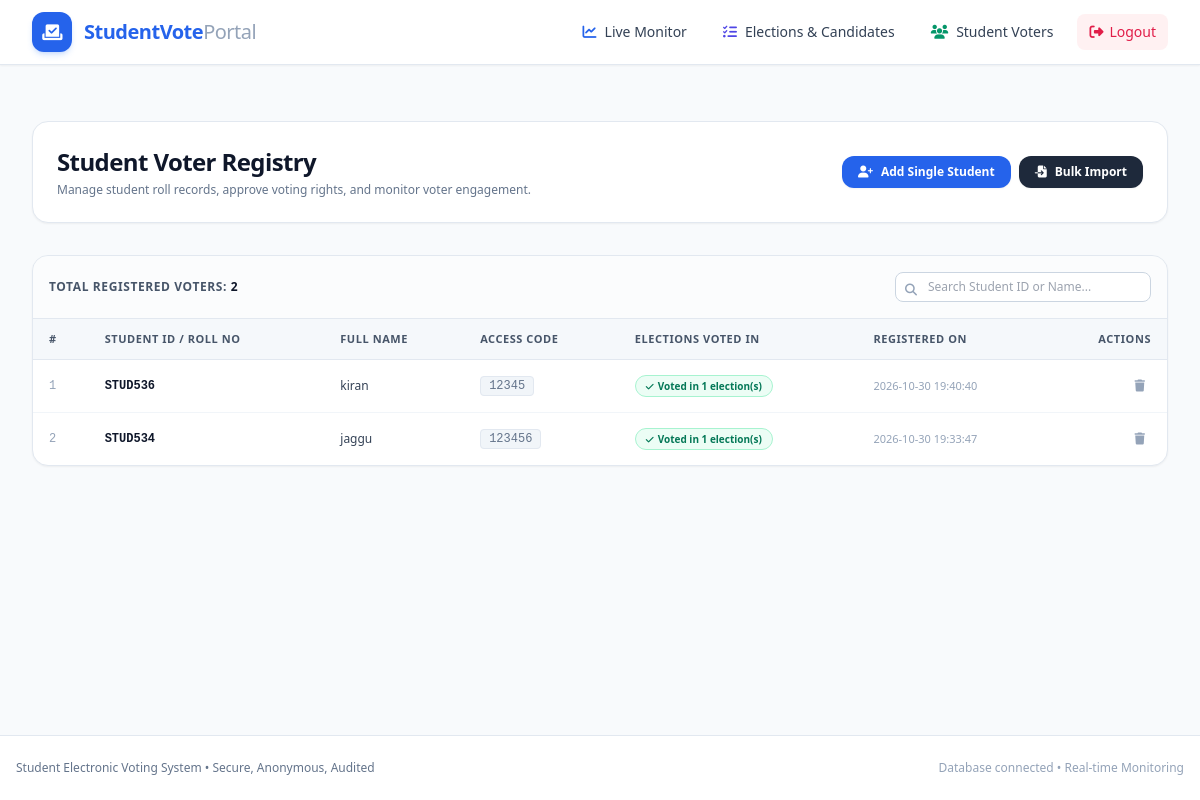
/admin/students (signed in), run on the app's committed database.
### tables this page shows
CREATE TABLE students (
            id INTEGER PRIMARY KEY AUTOINCREMENT,
            student_id TEXT UNIQUE NOT NULL,
            full_name TEXT NOT NULL,
            access_code TEXT,
            status TEXT CHECK(status IN ('approved', 'pending', 'blocked')) DEFAULT 'approved',
            registered_at TIMESTAMP DEFAULT CURRENT_TIMESTAMP
        );

### app.py (the view)
@app.route('/admin/students')
@admin_required
def admin_students():
    conn = get_db()
    students = conn.execute("SELECT * FROM students ORDER BY registered_at DESC").fetchall()
    students_list = []
    for s in students:
        s_dict = dict(s)
        voted_count = conn.execute(
            "SELECT COUNT(*) as count FROM election_voters WHERE student_id = ?",
            (s['student_id'],)
        ).fetchone()['count']
        s_dict['voted_count'] = voted_count
        students_list.append(s_dict)
    conn.close()
    return render_template('admin_students.html', students=students_list)

### app.py (called while the page is built)
def admin_required(f):
    @wraps(f)
    def decorated_function(*args, **kwargs):
        if not session.get('admin_logged_in'):
            flash('Please log in to access the administrator panel.', 'warning')
            return redirect(url_for('admin_login'))
        return f(*args, **kwargs)
    return decorated_function

### database.py (called while the page is built)
def get_db():
    conn = sqlite3.connect(DB_PATH)
    conn.row_factory = sqlite3.Row
    conn.execute("PRAGMA foreign_keys = ON")
    return conn

### templates/admin_students.html (shortened to what this page needs)
{% extends "base.html" %}
{% block content %}
<div class="space-y-8 py-4">
    <div class="flex flex-col sm:flex-row sm:items-center justify-between gap-4 bg-white p-6 rounded-2xl border border-slate-200 shadow-sm">
        <div>
            <h1 class="text-2xl font-extrabold text-slate-900 tracking-tight">Student Voter Registry</h1>
            <p class="text-xs text-slate-500 mt-1">Manage student roll records, approve voting rights, and monitor voter engagement.</p>
        </div>
        <div class="flex items-center gap-2">
            <button onclick="document.getElementById('addStudentModal').classList.remove('hidden')" class="px-4 py-2 bg-brand-600 hover:bg-brand-700 text-white rounded-xl text-xs font-semibold flex items-center gap-2 shadow-sm transition">
                <i class="fa-solid fa-user-plus"></i> Add Single Student
            </button>
            <button onclick="document.getElementById('bulkStudentModal').classList.remove('hidden')" class="px-4 py-2 bg-slate-800 hover:bg-slate-900 text-white rounded-xl text-xs font-semibold flex items-center gap-2 shadow-sm transition">
                <i class="fa-solid fa-file-import"></i> Bulk Import
            </button>
        </div>
    </div>
    <div class="bg-white rounded-2xl border border-slate-200 shadow-sm overflow-hidden">
        <div class="p-4 border-b border-slate-200 bg-slate-50/50 flex flex-col sm:flex-row justify-between sm:items-center gap-3">
            <div class="text-xs font-bold text-slate-600 uppercase tracking-wider">
                Total Registered Voters: <span class="font-extrabold text-slate-900">{{ students|length }}</span>
            </div>
            <div class="relative">
                <input type="text" id="voterSearchInput" onkeyup="filterVoterTable()" placeholder="Search Student ID or Name..."
                    class="px-3 py-1.5 pl-8 rounded-lg border border-slate-300 text-xs focus:ring-1 focus:ring-brand-500 focus:outline-none w-64">
                <i class="fa-solid fa-magnifying-glass absolute left-2.5 top-2.5 text-slate-400 text-xs"></i>
            </div>
        </div>
        {% if not students %}
            <div class="p-12 text-center">
                <div class="w-16 h-16 bg-slate-100 text-slate-400 rounded-2xl flex items-center justify-center mx-auto mb-3">
                    <i class="fa-solid fa-users-slash text-2xl"></i>
                </div>
                <h3 class="text-base font-bold text-slate-800">No Students in Database</h3>
                <p class="text-xs text-slate-500 mt-1 max-w-sm mx-auto">Add students manually using the buttons above or allow students to register via the home portal.</p>
            </div>
        {% else %}
            <div class="overflow-x-auto">
                <table class="w-full text-left border-collapse text-xs" id="votersTable">
                    <thead>
                        <tr class="bg-slate-100/70 border-b border-slate-200 text-slate-600 uppercase font-semibold text-[11px] tracking-wider">
                            <th class="py-3 px-4">#</th>
                            <th class="py-3 px-4">Student ID / Roll No</th>
                            <th class="py-3 px-4">Full Name</th>
                            <th class="py-3 px-4">Access Code</th>
                            <th class="py-3 px-4">Elections Voted In</th>
                            <th class="py-3 px-4">Registered On</th>
                            <th class="py-3 px-4 text-right">Actions</th>
                        </tr>
                    </thead>
                    <tbody class="divide-y divide-slate-100 text-slate-700">
                        {% for s in students %}
                            <tr class="hover:bg-slate-50 transition">
                                <td class="py-3 px-4 text-slate-400 font-mono">{{ loop.index }}</td>
                                <td class="py-3 px-4 font-mono font-bold text-slate-900">{{ s.student_id }}</td>
                                <td class="py-3 px-4 font-medium">{{ s.full_name }}</td>
                                <td class="py-3 px-4 font-mono text-slate-500">
                                    {% if s.access_code %}
                                        <span class="bg-slate-100 px-2 py-0.5 rounded border border-slate-200">{{ s.access_code }}</span>
                                    {% else %}
                                        <span class="text-slate-400 italic">None</span>
                                    {% endif %}
                                </td>
                                <td class="py-3 px-4">
                                    {% if s.voted_count > 0 %}
                                        <span class="inline-flex items-center gap-1 bg-emerald-50 text-emerald-700 px-2.5 py-0.5 rounded-full font-bold border border-emerald-200 text-[10px]">
                                            <i class="fa-solid fa-check text-[9px]"></i> Voted in {{ s.voted_count }} election(s)
                                        </span>
                                    {% else %}
                                        <span class="inline-flex items-center gap-1 bg-slate-100 text-slate-600 px-2.5 py-0.5 rounded-full text-[10px]">
                                            Pending
                                        </span>
                                    {% endif %}
                                </td>
                                <td class="py-3 px-4 text-slate-400 text-[11px]">{{ s.registered_at }}</td>
                                <td class="py-3 px-4 text-right">
                                    <form method="POST" action="{{ url_for('delete_student', student_id=s.student_id) }}" onsubmit="return confirm('Remove student {{ s.student_id }} from registry?');" class="inline">
                                        <button type="submit" class="p-1.5 text-slate-400 hover:text-rose-600 transition" title="Delete Student Record">
                                            <i class="fa-solid fa-trash"></i>
                                        </button>
                                    </form>
                                </td>
                            </tr>
                        {% endfor %}
                    </tbody>
                </table>
            </div>
        {% endif %}
    </div>
</div>
{% endblock %}

### templates/base.html (shortened to what this page needs)
<!DOCTYPE html>
<html lang="en">
<head>
    <script src="https://cdn.tailwindcss.com"></script>
    <link rel="stylesheet" href="https://cdnjs.cloudflare.com/ajax/libs/font-awesome/6.4.0/css/all.min.css">
    <link rel="stylesheet" href="{{ url_for('static', filename='css/style.css') }}">
</head>
<body class="bg-slate-50 text-slate-800 min-h-screen flex flex-col font-sans antialiased">
    <header class="bg-white border-b border-slate-200 sticky top-0 z-50 shadow-sm">
        <div class="max-w-7xl mx-auto px-4 sm:px-6 lg:px-8">
            <div class="flex justify-between h-16 items-center">
                <a href="{{ url_for('index') }}" class="flex items-center space-x-3 text-brand-600 font-bold text-xl tracking-tight">
                    <div class="w-10 h-10 rounded-xl bg-brand-600 text-white flex items-center justify-center shadow-md shadow-brand-500/20">
                        <i class="fa-solid fa-check-to-slot text-lg"></i>
                    </div>
                    <span>StudentVote<span class="text-slate-400 font-normal">Portal</span></span>
                </a>
                <nav class="flex items-center space-x-3">
                    {% if session.get('admin_logged_in') %}
                        <a href="{{ url_for('admin_dashboard') }}" class="px-3 py-2 text-sm font-medium rounded-lg hover:bg-slate-100 text-slate-700 transition flex items-center gap-2">
                            <i class="fa-solid fa-chart-line text-brand-600"></i> Live Monitor
                        </a>
                        <a href="{{ url_for('admin_elections') }}" class="px-3 py-2 text-sm font-medium rounded-lg hover:bg-slate-100 text-slate-700 transition flex items-center gap-2">
                            <i class="fa-solid fa-list-check text-indigo-600"></i> Elections & Candidates
                        </a>
                        <a href="{{ url_for('admin_students') }}" class="px-3 py-2 text-sm font-medium rounded-lg hover:bg-slate-100 text-slate-700 transition flex items-center gap-2">
                            <i class="fa-solid fa-users text-emerald-600"></i> Student Voters
                        </a>
                        <a href="{{ url_for('admin_logout') }}" class="px-3 py-2 text-sm font-medium rounded-lg bg-rose-50 text-rose-600 hover:bg-rose-100 transition flex items-center gap-1.5 ml-2">
                            <i class="fa-solid fa-right-from-bracket"></i> Logout
                        </a>
                    {% endif %}
                </nav>
            </div>
        </div>
    </header>
    <main class="flex-grow max-w-7xl mx-auto px-4 sm:px-6 lg:px-8 py-6 w-full">
        {% block content %}{% endblock %}
    </main>
    <footer class="bg-white border-t border-slate-200 py-6 text-center text-xs text-slate-500 mt-auto">
        <div class="max-w-7xl mx-auto px-4 flex flex-col sm:flex-row justify-between items-center gap-2">
            <p>Student Electronic Voting System &bull; Secure, Anonymous, Audited</p>
            <p class="text-slate-400">Database connected &bull; Real-time Monitoring</p>
        </div>
    </footer>
</body>
</html>

### static/css/style.css (style rules this page uses)
body { font-feature-settings: "cv02", "cv03", "cv04", "cv11"; }

### data on the page
students: student_id "STUD536", full_name "kiran", access_code "12345", voted_count "1", registered_at "2026-10-30 19:40:40"
students: student_id "STUD534", full_name "jaggu", access_code "123456", voted_count "1", registered_at "2026-10-30 19:33:47"

### other printed values
{{ students|length }} "2"
